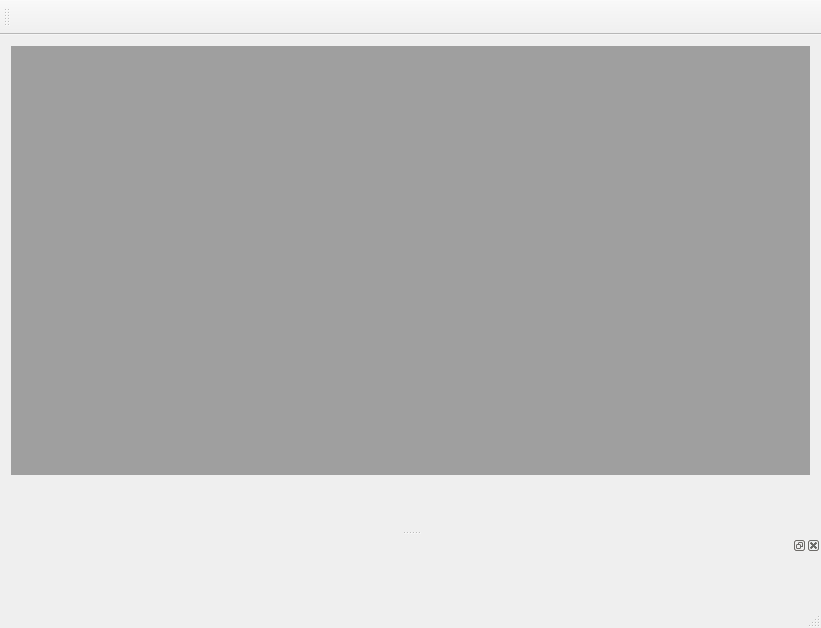
<?xml version="1.0" encoding="UTF-8"?>
<ui version="4.0">
 <class>mafMainWindow</class>
 <widget class="QMainWindow" name="mafMainWindow">
  <property name="geometry">
   <rect>
    <x>0</x>
    <y>0</y>
    <width>821</width>
    <height>628</height>
   </rect>
  </property>
  <property name="minimumSize">
   <size>
    <width>821</width>
    <height>0</height>
   </size>
  </property>
  <property name="windowTitle">
   <string>mafMainWindow</string>
  </property>
  <widget class="QWidget" name="centralWidget">
   <property name="sizePolicy">
    <sizepolicy hsizetype="Expanding" vsizetype="Expanding">
     <horstretch>0</horstretch>
     <verstretch>0</verstretch>
    </sizepolicy>
   </property>
   <widget class="QWidget" name="gridLayoutWidget">
    <property name="geometry">
     <rect>
      <x>0</x>
      <y>0</y>
      <width>821</width>
      <height>451</height>
     </rect>
    </property>
    <layout class="QGridLayout" name="gridLayout">
     <item row="0" column="0">
      <widget class="QMdiArea" name="mdiArea"/>
     </item>
    </layout>
   </widget>
  </widget>
  <widget class="QMenuBar" name="menuBar">
   <property name="geometry">
    <rect>
     <x>0</x>
     <y>0</y>
     <width>821</width>
     <height>22</height>
    </rect>
   </property>
  </widget>
  <widget class="QToolBar" name="mainToolBar">
   <property name="minimumSize">
    <size>
     <width>0</width>
     <height>35</height>
    </size>
   </property>
   <attribute name="toolBarArea">
    <enum>TopToolBarArea</enum>
   </attribute>
   <attribute name="toolBarBreak">
    <bool>false</bool>
   </attribute>
  </widget>
  <widget class="QStatusBar" name="statusBar"/>
  <widget class="QDockWidget" name="dockLogBarWidget">
   <property name="sizePolicy">
    <sizepolicy hsizetype="Expanding" vsizetype="Expanding">
     <horstretch>0</horstretch>
     <verstretch>0</verstretch>
    </sizepolicy>
   </property>
   <property name="minimumSize">
    <size>
     <width>78</width>
     <height>70</height>
    </size>
   </property>
   <property name="allowedAreas">
    <set>Qt::BottomDockWidgetArea|Qt::TopDockWidgetArea</set>
   </property>
   <property name="windowTitle">
    <string/>
   </property>
   <attribute name="dockWidgetArea">
    <number>8</number>
   </attribute>
   <widget class="QWidget" name="logBarWidgetContents">
    <property name="sizePolicy">
     <sizepolicy hsizetype="Expanding" vsizetype="Expanding">
      <horstretch>0</horstretch>
      <verstretch>0</verstretch>
     </sizepolicy>
    </property>
    <widget class="QWidget" name="gridLayoutWidget_6">
     <property name="geometry">
      <rect>
       <x>0</x>
       <y>0</y>
       <width>821</width>
       <height>81</height>
      </rect>
     </property>
     <layout class="QGridLayout" name="gridLayoutLogBar"/>
    </widget>
   </widget>
  </widget>
 </widget>
 <layoutdefault spacing="6" margin="11"/>
 <resources/>
 <connections/>
</ui>
